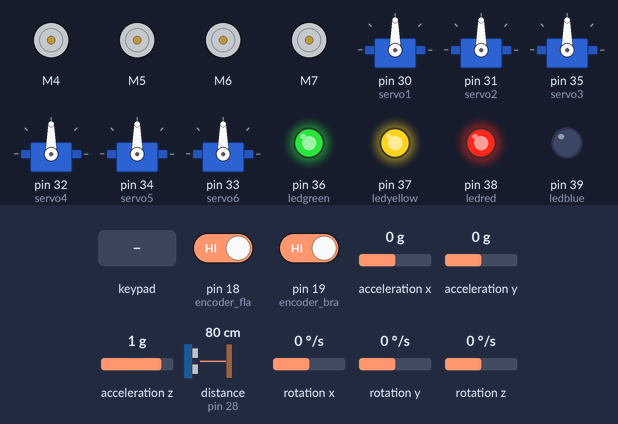
Bench run of a sketch on a simulated Arduino Mega 2560, built with avr-gcc and run on an emulated ATmega2560. Parts: 4 × DC motor (green arrow = forward, orange = backward, longer = faster), 6 × servo, output pins drawn as LEDs (lit = HIGH). Wiring (inferred from the names in the program): MPU-6050 motion sensor at I2C address 0x68. The inputs (shaded band) are chosen by the test bench; at power-on: pin 18 (encoder_fla) HIGH, pin 19 (encoder_bra) HIGH, acceleration x 0 g, acceleration y 0 g, acceleration z 1 g, distance to the obstacle (sensor on pin 28) 80 cm, rotation x 0 °/s, rotation y 0 °/s, rotation z 0 °/s. The echo pulse lasts 58.3 µs per cm; what the sketch prints to the serial monitor is not drawn.

Above: at 1.5 s.
1.6 s: key 'S' pressed
At 2.7 s:
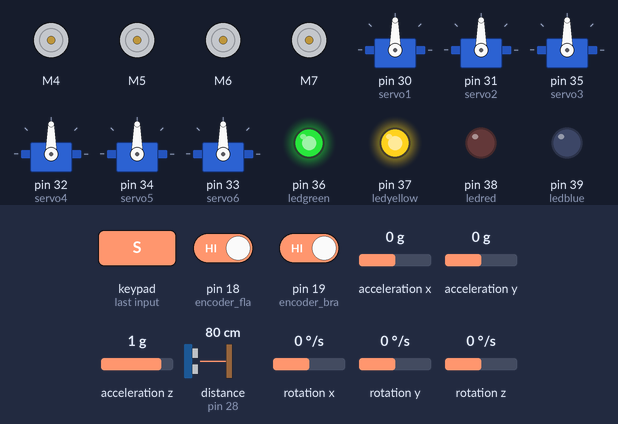
3.1 s: key 'T' pressed
At 3.7 s:
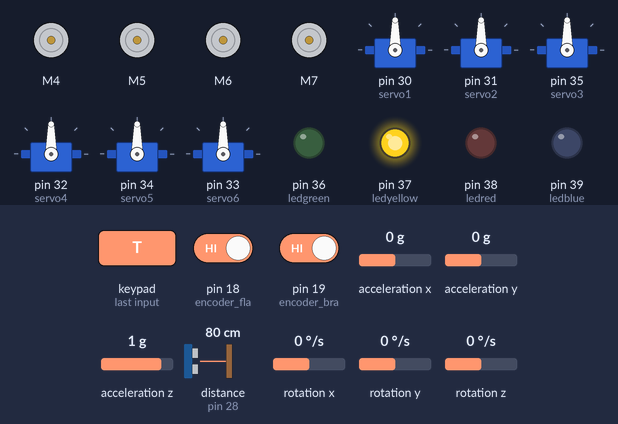
Timing chart, 0 to 6.1 s (numbered marks = the images above; inputs shaded):
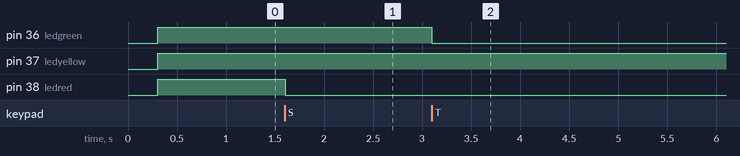

The sketch:

Rover_2_1_Mega.ino
```cpp
#include "CytronMotorDriver.h" //motor controler driver
#include <PS2X_lib.h>  //ps2controller driver
#include <Servo.h> //servo driver
#include "SR04.h" //ultra sonic sensor driver
#include "Wire.h" //for i2c communication

//Pins ps2 Controller
#define PS2_DAT        22  //Pin Data is plugged into
#define PS2_CMD        23  //Pin Command is plugged into
#define PS2_SEL        2  //Pin Attention is plugged into
#define PS2_CLK        3  //Pin Clock is plugged into
PS2X ps2x;  //create instance for ps2 controller

//Pins for each motor for its pwm and dir
#define motor_fl_pwm  4
#define motor_fl_dir  24
#define motor_fr_pwm  5
#define motor_fr_dir  25
#define motor_bl_pwm  6
#define motor_bl_dir  26
#define motor_br_pwm  7
#define motor_br_dir  27

//Pins for encoders
#define encoder_fla 18
#define encoder_bra 19
#define encoder_fra 0
#define encoder_bla 1

//Pins for Ultrasonic Sensor
#define trig 28
#define echo 11
SR04 sr04=SR04(echo,trig);

//Configure the motor driver.
CytronMD motor_fl(PWM_DIR, motor_fl_pwm, motor_fl_dir);
CytronMD motor_br(PWM_DIR, motor_br_pwm, motor_br_dir);
CytronMD motor_fr(PWM_DIR, motor_fr_pwm, motor_fr_dir);
CytronMD motor_bl(PWM_DIR, motor_bl_pwm, motor_bl_dir);

//Create servo instances
Servo s0; Servo s1; Servo s2; Servo s3; Servo s4; Servo s5;
#define servo1 30  //Pin for each servo on Mega
#define servo2 31
#define servo3 35
#define servo4 32
#define servo5 34
#define servo6 33

//Variables
int max_speed = 30; //for rover car
//int error = 0;  //for controler fx
int JS[4]={0,0,0,0}, JS_offset[4]={0,0,0,0}, JS_adj[4]={0,0,0,0}; //init joy stick positions,offsets, and adj speed values after normalizing
int ds1 = 3; //delay speed for motor loops
int speed2 = 0, speed1 = 0;  //s1=max speed, s2=speed adj for turning
//Wheel movement
int interval=1000, ppr=723, fps=0;//vars for all dc motor encoders
long prevMillis=0, currentMillis=0;  //vars for all dc motor encoders
volatile int pulses[4]={0,0,0,0}; //var for each dc motor encoders
int rpm[4]={0,0,0,0}; //var for each dc motor encoders
int controlMode = 1, speedMode=2;  //change from wheels to arms, speed0=stop,1=50%,2=100%
int rtjs=0, j=0; //if 0 or L3 pressed uses left joystick else r3 pressed right joystick
int prevspeed=0;

//Variable for ultra sonic distance sensor
long usDist;

//Servos
int ssf=2, ssf1[6]={3,3,3,3,3,3}; //counter for servo
int stepp[6]={90,90,90,90,90,90}; //counter for servo1
int servoio=0;

//Leds
#define ledgreen 36
#define ledyellow 37
#define ledred 38
#define ledblue 39

//Gyroscope
const int MPU_ADDR =  0x68; //i2c addresss for MPU-6050
int16_t accelerometer_x, accelerometer_y, accelerometer_z; //var for raw accelerometer data
int16_t gyro_x, gyro_y, gyro_z; //vars for gyro raw data
char tmp_str[7]; //temp strin array
int16_t temperature; //temp data

char* convert_int16_to_str(int16_t i) { // converts int16 to string. Moreover, resulting strings will have the same length in the debug monitor.
  sprintf(tmp_str, "%6d", i);
  return tmp_str;
}

void setup() {

  Serial.begin(115200);
  delay(300);
  //added delay to give wireless ps2 module some time to startup, before configuring it

  //setup pins and settings: GamePad(clock, command, attention, data, Pressures?, Rumble?) check for error
  int error = ps2x.config_gamepad(PS2_CLK, PS2_CMD, PS2_SEL, PS2_DAT, true, true);

  ps2x.read_gamepad(); //read contoler outputs
  //delay(600);
  JS[0] = -ps2x.Analog(PSS_LY) + 128; //joystick position converter to speed
  JS[1] = ps2x.Analog(PSS_LX) - 128;
  JS[2] = -ps2x.Analog(PSS_RY) + 128; //joystick position converter to speed
  JS[3] = ps2x.Analog(PSS_RX) - 128;
  for (int i=0; i<4; i++) { JS_offset[i] = JS[i]; } //speed_i - speed_i_offset;

  roverstop();  //makes sure rover starts stationary

  //Put in in intercept ports 2,3,18,19,20,21 on Mega or 2,3 w/ Uno
  pinMode(encoder_fla,INPUT_PULLUP); //Use pull up to reduce noise
  pinMode(encoder_bra,INPUT_PULLUP);
  pinMode(encoder_fra,INPUT_PULLUP);
  pinMode(encoder_bla,INPUT_PULLUP);

  //Allow signal from encoder to be counted for finding DC motor position
  attachInterrupt(digitalPinToInterrupt(encoder_fla), updateEncoder_fl, CHANGE);
  attachInterrupt(digitalPinToInterrupt(encoder_bra), updateEncoder_br, CHANGE);
  attachInterrupt(digitalPinToInterrupt(encoder_fra), updateEncoder_fr, CHANGE);
  attachInterrupt(digitalPinToInterrupt(encoder_bla), updateEncoder_bl, CHANGE);

  prevMillis=millis(); //gets the time the device has been on

  // initialize servos
  servoinit();

  //i2c communication: gyro
  Wire.begin();
  Wire.beginTransmission(MPU_ADDR);
  Wire.write(0x6B); // starting with register 0x3B (ACCEL_XOUT_H) [MPU-6000 and MPU-6050 Register Map and Descriptions Revision 4.2, p.40
  Wire.write(0);  //wakes upMPU-6050
  Wire.endTransmission(true); //param indication that arduino will dend a restart, keeps connection active

  //leds
  pinMode(ledgreen,OUTPUT);
  pinMode(ledyellow,OUTPUT);
  pinMode(ledred,OUTPUT);
  pinMode(ledblue,OUTPUT);
}

void loop () {

  ps2x.read_gamepad(); //read contoler outputs
  JS[0] = -ps2x.Analog(PSS_LY) + 128; //joystick position, centered at 0 w/ a +/- 128 range
  JS[1] = ps2x.Analog(PSS_LX) - 128;
  JS[2] = -ps2x.Analog(PSS_RY) + 128;
  JS[3] = ps2x.Analog(PSS_RX) - 128;

  // press select to re-zero the joy sticks
  if (ps2x.ButtonPressed(PSB_SELECT))   {    buttonreset();  }

  //turn on/off servos
  if (ps2x.ButtonPressed(PSB_BLUE)) {
    servoio++;
    if (servoio>1) { servoio=0; }
  }

  if (servoio=0) { digitalWrite(ledyellow,LOW); }
  else if (servoio=1) { digitalWrite(ledyellow,HIGH); }

  //Uses joy stick offests to zero the reading from the controler
  for (int i=0; i<4; i++) {
    JS_adj[i] = JS[i] - JS_offset[i];
    constrain(JS_adj[i],-128,128);
  }

  //Rover controled by D-Pad and Triggers
  if (((ps2x.Button(PSB_PAD_DOWN) || ps2x.Button(PSB_PAD_UP)) || (ps2x.Button(PSB_PAD_LEFT) || ps2x.Button(PSB_PAD_RIGHT))) ) //|| ((ps2x.Button(PSB_L2) || ps2x.Button(PSB_R2) || (ps2x.Button(PSB_L1) || ps2x.Button(PSB_R1))))) {
    speed1=max_speed*speedMode/2;  //Uses half max speed by default

    if ((speed1-prevspeed)>15) {speed1=prevspeed+15; }

    //D-pad directions make robot move in that direction
    if (ps2x.Button(PSB_PAD_DOWN))
    {      roverbk(speed1);    }

    if (ps2x.Button(PSB_PAD_UP))
    {      roverfwd(speed1);    }

    if (ps2x.Button(PSB_PAD_LEFT))
    {      roverleft(speed1);    }

    if (ps2x.Button(PSB_PAD_RIGHT))
    {      roverrt(speed1);      }

  //Pressing triangles toggles between controling the rover and the arm
  if (ps2x.ButtonPressed(PSB_GREEN)) {
    controlMode++;
    if (controlMode>1) {
      controlMode=0;
      } //only 2 control modes
  }

  //Pressing X changes the speed settings from 0, half, and full
  if (ps2x.ButtonPressed(PSB_PINK)) {
    speedMode++;
    if (speedMode>2) { speedMode=0; } //3 speed settings
  }

  //Toggels between rover and arm controls when triangle is toggled
  switch (controlMode) {
    case 0: //Case for rover control
      //Only trigger L joystick if both X and Y > 5 or if either are > 15

      if (ps2x.Button(PSB_L3)) { rtjs=0; }
      else if (ps2x.Button(PSB_R3)) { rtjs=1; }

      if (rtjs=1) { j=2; }
      else if (rtjs=0) { j=0; }

      if (((abs(JS_adj[j+1]) >= 5 && abs(JS_adj[j]) >= 5)) || (abs(JS_adj[j+1]) >= 15 || abs(JS_adj[j]) >= 15)) {
        speed1 = max(JS_adj[j+1], JS_adj[j])*speedMode/2; //rover speed scales w/ max X or Y vector
        if ((speed1-prevspeed)>15) {speed1=prevspeed+15; }
        constrain(speed1,-max_speed,max_speed); //Constrains max speed

        //Allows the diaganol wheels to change speed and direction, avgs X and Y magnitude
        speed2 = (int)speed1 * 2 * (((1 - abs(JS_adj[j+1]) / sqrt(sq(JS_adj[j+1]) + sq(JS_adj[j]))) + (abs(JS_adj[j]) / sqrt(sq(JS_adj[j+1]) + sq(JS_adj[j])))) / 2 - .5);
        constrain(speed2,-max_speed,max_speed); //Constrains max speed

        //Foward Right
        if (JS_adj[j] >= 0 && JS_adj[j+1] >= 0) {
          rovermv(speed1,speed2);
        }
        //Foward Left
        else if (JS_adj[j] >= 0 && JS_adj[j+1] <= 0) {
          rovermv(speed2,speed1);
        }
        //Back Right
        else if (JS_adj[j] <= 0 && JS_adj[j+1] >= 0) {
          rovermv(speed2,-speed1);
        }
        //Back Left
        else if (JS_adj[j] <= 0 && JS_adj[j+1] <= 0) {
          rovermv(-speed1,speed2);
        }
      }

      //Triggers cause the rover to spin
      if (ps2x.Button(PSB_R2) || ps2x.Button(PSB_R1))
      {      roverspinrt(max_speed);
              Serial.print("RRR"); }

      if (ps2x.Button(PSB_L2) || ps2x.Button(PSB_L1))
      {      roverspinleft(max_speed);
                    Serial.print("LLL"); }
      break;

    //Case for arm control, js control 4 servos 0-3, R/L2 moves claws, R/L1 rotates claw
    case 1:
      if (abs(JS_adj[1]) >15) {
        stepp[0] = mvservo1(JS_adj[1],stepp[0]);
        s0.write(stepp[0]);
        //delay(3);
        }
      else if (abs(JS_adj[0]) >15) {
        stepp[1] = mvservo1(JS_adj[0],stepp[1]);
        s1.write(stepp[1]);
        //delay(3);
        }
      else if (abs(JS_adj[3]) >15) {
        stepp[2] = mvservo1(JS_adj[3],stepp[2]);
        s2.write(stepp[2]);
        delay(3);
        }
      else if (abs(JS_adj[2]) >15) {
        stepp[3] = mvservo1(-JS_adj[2],stepp[3]);
        s3.write(stepp[3]);
        //delay(3);
        }

      if (ps2x.Button(PSB_R2)) {
        stepp[5]=stepp[5]+ssf1[5];
        constrain(stepp[5],0,180);
        s5.write(stepp[5]);
        //delay(3);
      }
      else if (ps2x.Button(PSB_L2)) {
        stepp[5]=stepp[5]-ssf1[5];
        constrain(stepp[5],0,180);
        s5.write(stepp[5]);
        //delay(3);
      }
      else if (ps2x.Button(PSB_R1)) {
        stepp[4]=stepp[4]+ssf1[4];
        constrain(stepp[4],0,180);
        s4.write(stepp[4]);
        //delay(3);
      }
      else if (ps2x.Button(PSB_L1)) {
        stepp[4]=stepp[4]-ssf1[4];
        constrain(stepp[4],0,180);
        s4.write(stepp[4]);
        //delay(3);
      }
      break;
  }

  //Counts RMP, and feet/sec for each motor every interval
  currentMillis=millis();
  if (currentMillis - prevMillis > interval) {
    prevMillis=currentMillis;
    for (int i=0; i<4; i++) {
      rpm[i]=(float)(pulses[i]*60000/interval/ppr/2);
      pulses[i]=0;  //resets counters
    }

    fps=(int)(rpm[0]+rpm[1]+rpm[2]+rpm[3])/4*12.36/60; //feet/sec w/ 100 mm diameter wheel
    usDist=sr04.Distance();

    //i2c communication: gyro
    Wire.beginTransmission(MPU_ADDR);
    Wire.write(0x3B); //start with register 0x3B (ACCEL_XOUT_H)
    Wire.endTransmission(false); //idicaed arduino will send restart
    Wire.requestFrom(MPU_ADDR, 7*2,true); //register with 14

    // "Wire.read()<<8 | Wire.read();" means two registers are read and stored in the same variable
    accelerometer_x=Wire.read()<<8 | Wire.read(); //reading registers: 0x3B (ACCEL_XOUT_H) and 0x3C (ACCEL_XOUT_L)
    accelerometer_y = Wire.read()<<8 | Wire.read(); // reading registers: 0x3D (ACCEL_YOUT_H) and 0x3E (ACCEL_YOUT_L)
    accelerometer_z = Wire.read()<<8 | Wire.read(); // reading registers: 0x3F (ACCEL_ZOUT_H) and 0x40 (ACCEL_ZOUT_L)
    temperature = Wire.read()<<8 | Wire.read(); // reading registers: 0x41 (TEMP_OUT_H) and 0x42 (TEMP_OUT_L)
    gyro_x = Wire.read()<<8 | Wire.read(); // reading registers: 0x43 (GYRO_XOUT_H) and 0x44 (GYRO_XOUT_L)
    gyro_y = Wire.read()<<8 | Wire.read(); // reading registers: 0x45 (GYRO_YOUT_H) and 0x46 (GYRO_YOUT_L)
    gyro_z = Wire.read()<<8 | Wire.read(); // reading registers: 0x47 (GYRO_ZOUT_H) and 0x48 (GYRO_ZOUT_L)
  }

  //leds
  digitalWrite(ledgreen,controlMode);
  digitalWrite(ledyellow,servoio);
  digitalWrite(ledred,speedMode);
  digitalWrite(ledblue,0);

  //Print to screen
  Serial.print("LX: ");  Serial.print(JS_adj[1]);
  Serial.print("\tLY: ");  Serial.print(JS_adj[0]);
  Serial.print("\tRX: ");  Serial.print(JS_adj[3]);
  Serial.print("\tRY: ");  Serial.print(JS_adj[2]);
  Serial.print("\tS1: ");  Serial.print(speed1);
  Serial.print("\tS2: ");  Serial.print(speed2);
  Serial.print("\trpm: ");
  for (int i=0; i<4; i++) { Serial.print(rpm[i]); Serial.print(","); }
  Serial.print("\tspd: ");  Serial.print(fps);
  Serial.print("\tsvo: ");
  for (int i=0; i<6; i++) { Serial.print(stepp[i]); Serial.print(","); }
  Serial.print("\tDist: ");  Serial.print(usDist);

  Serial.print("\tPOS "); Serial.print(convert_int16_to_str(accelerometer_x));
  Serial.print(","); Serial.print(convert_int16_to_str(accelerometer_y));
  Serial.print(","); Serial.print(convert_int16_to_str(accelerometer_z));
  // the following equation was taken from the documentation [MPU-6000/MPU-6050 Register Map and Description, p.30]
  Serial.print("\ttmp "); Serial.print(temperature/340.00+36.53);
  Serial.print("\tGyo "); Serial.print(convert_int16_to_str(gyro_x));
  Serial.print(","); Serial.print(convert_int16_to_str(gyro_y));
  Serial.print(","); Serial.print(convert_int16_to_str(gyro_z));

  Serial.print("\tmd: ");  Serial.print(controlMode);
  Serial.print("\tsm: ");  Serial.print(speedMode);
  Serial.print("\trtjs: ");  Serial.print(rtjs);
  Serial.print("\tservo: ");  Serial.print(servoio);

  Serial.println();

  prevspeed=speed1; speed1=0; speed2=0; //reset speeds
  roverstop(); //halts rover
}

//encoder fxs for counting
void updateEncoder_fl() { pulses[0]++; }

void updateEncoder_br() { pulses[1]++; }

void updateEncoder_fr() { pulses[2]++; }

void updateEncoder_bl() { pulses[3]++; }

//Zeros the joy sticks
void buttonreset() {JS_offset[0] = JS[0]; JS_offset[1] = JS[1]; JS_offset[2] = JS[2]; JS_offset[3] = JS[3]; }

//turns off servos
void servooff() {s0.detach(); s1.detach(); s2.detach(); s3.detach(); s4.detach(); s5.detach(); }

void servoinit() {
  //Assign arm servos to digital pin #
  s0.attach(servo1); s1.attach(servo2); s2.attach(servo3);
  s3.attach(servo4); s4.attach(servo5); s5.attach(servo6);

  s0.write(stepp[0]); s1.write(stepp[1]); s2.write(stepp[2]);
  s3.write(stepp[3]); s4.write(stepp[4]); s5.write(stepp[5]);
}

//Halts the rover
void roverstop() { motor_fl.setSpeed(0); motor_fr.setSpeed(0); motor_bl.setSpeed(0); motor_br.setSpeed(0); }

//Rover movements
void rovermv4(int speeda, int speedb, int speedc, int speedd) {
  motor_fl.setSpeed(speeda);
  motor_br.setSpeed(speedb);
  motor_fr.setSpeed(speedc);
  motor_bl.setSpeed(speedd);
  delay(3);
}

void rovermv(int speeda, int speedb) {  rovermv4(speeda,speeda,speedb,speedb);  }

void roverfwd(int speeda) {  rovermv(speeda,speeda); }

void roverbk(int speeda) {   roverfwd(-speeda);  }

void roverrt(int speeda) {  rovermv(speeda,-speeda);  }

void roverleft(int speeda) {  roverrt(-speeda);  }

void roverspinrt(int speeda) {  rovermv4(speeda,-speeda,-speeda,speeda); }

void roverspinleft(int speeda) {  roverspinrt(-speeda); }

int mvservo1(int js_val,int steppa) {
  int assf=map(js_val,-128,128,-ssf,ssf);
  steppa=steppa+assf;
  constrain(steppa,0,180);
  return steppa;
}
```

Measured:
- after the input at 1.6 s, pin 38 (ledred): HIGH → LOW at once
- after the input at 3.1 s, pin 36 (ledgreen): HIGH → LOW at once
